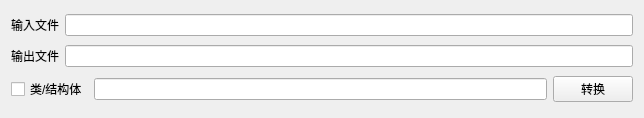
<?xml version="1.0" encoding="UTF-8"?>
<ui version="4.0">
 <class>QJson2CppStudioClass</class>
 <widget class="QWidget" name="QJson2CppStudioClass">
  <property name="geometry">
   <rect>
    <x>0</x>
    <y>0</y>
    <width>644</width>
    <height>118</height>
   </rect>
  </property>
  <property name="maximumSize">
   <size>
    <width>16777215</width>
    <height>120</height>
   </size>
  </property>
  <property name="windowTitle">
   <string>QJson2CppStudio</string>
  </property>
  <layout class="QVBoxLayout" name="verticalLayout">
   <item>
    <layout class="QHBoxLayout" name="horizontalLayout">
     <item>
      <widget class="QLabel" name="label">
       <property name="text">
        <string>输入文件</string>
       </property>
      </widget>
     </item>
     <item>
      <widget class="QLineEdit" name="leInFile"/>
     </item>
    </layout>
   </item>
   <item>
    <layout class="QHBoxLayout" name="horizontalLayout_2">
     <item>
      <widget class="QLabel" name="label_2">
       <property name="text">
        <string>输出文件</string>
       </property>
      </widget>
     </item>
     <item>
      <widget class="QLineEdit" name="leOutFile"/>
     </item>
    </layout>
   </item>
   <item>
    <layout class="QHBoxLayout" name="horizontalLayout_3">
     <item>
      <widget class="QCheckBox" name="cbIsClass">
       <property name="text">
        <string>类/结构体</string>
       </property>
       <property name="checked">
        <bool>false</bool>
       </property>
      </widget>
     </item>
     <item>
      <widget class="QLineEdit" name="leObjName">
       <property name="inputMask">
        <string/>
       </property>
       <property name="text">
        <string/>
       </property>
       <property name="placeholderText">
        <string/>
       </property>
      </widget>
     </item>
     <item>
      <widget class="QPushButton" name="btnConv">
       <property name="text">
        <string>转换</string>
       </property>
      </widget>
     </item>
    </layout>
   </item>
  </layout>
 </widget>
 <layoutdefault spacing="6" margin="11"/>
 <resources>
  <include location="QJson2CppStudio.qrc"/>
 </resources>
 <connections/>
</ui>
